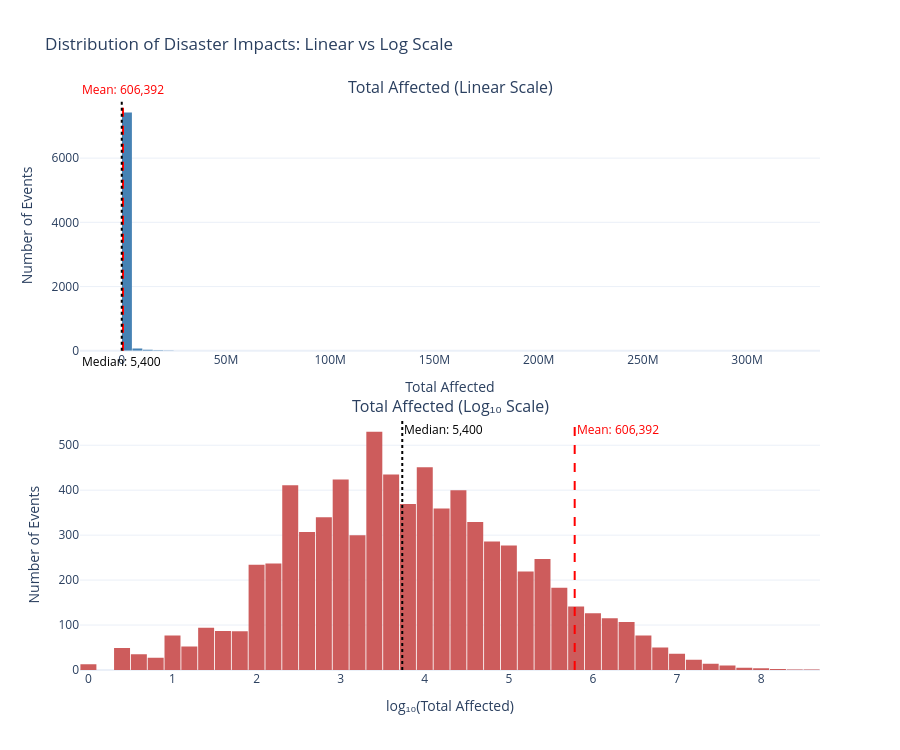

Notebook code for this chart:
### Markdown cell above
### EM-DAT: 1. Distribution of Disaster Impacts

### Code cell
affected_values = emdat_climate['Total Affected']
affected_values = affected_values[affected_values > 0]

mean_val = affected_values.mean()
median_val = affected_values.median()

log_values = np.log10(affected_values)

fig_dist = make_subplots(
    rows=2, cols=1,
    subplot_titles=[
        'Total Affected (Linear Scale)',
        'Total Affected (Log₁₀ Scale)'
    ],
    vertical_spacing=0.12
)

# ── TOP: Linear 
fig_dist.add_trace(go.Histogram(
    x=affected_values,
    nbinsx=80,
    marker_color='steelblue',
    hovertemplate='Affected: %{x:,.0f}<br>Count: %{y}<extra></extra>'
), row=1, col=1)

fig_dist.add_vline(
    x=mean_val,
    line_width=2,
    line_dash="dash",
    line_color="red",
    annotation_text=f"Mean: {mean_val:,.0f}",
    annotation_font=dict(color="red"),
    annotation_position="top",
    row=1, col=1
)

fig_dist.add_vline(
    x=median_val,
    line_width=2,
    line_dash="dot",
    line_color="black",
    annotation_text=f"Median: {median_val:,.0f}",
    annotation_font=dict(color="black"),
    annotation_position="bottom",
    row=1, col=1
)

# ── BOTTOM: Log 
fig_dist.add_trace(go.Histogram(
    x=log_values,
    nbinsx=80,
    marker_color='indianred',
    hovertemplate='log10(Affected): %{x:.2f}<br>Count: %{y}<extra></extra>'
), row=2, col=1)

fig_dist.add_vline(
    x=np.log10(mean_val),
    line_width=2,
    line_dash="dash",
    line_color="red",
    annotation_text=f"Mean: {mean_val:,.0f}",
    annotation_font=dict(color="red"),
    row=2, col=1
)

fig_dist.add_vline(
    x=np.log10(median_val),
    line_width=2,
    line_dash="dot",
    line_color="black",
    annotation_text=f"Median: {median_val:,.0f}",
    annotation_font=dict(color="black"),
    row=2, col=1
)

fig_dist.update_layout(
    title='Distribution of Disaster Impacts: Linear vs Log Scale',
    template='plotly_white',
    height=750,
    showlegend=False,
    bargap=0.05
)

fig_dist.update_xaxes(title_text='Total Affected', row=1, col=1)
fig_dist.update_xaxes(title_text='log₁₀(Total Affected)', row=2, col=1)
fig_dist.update_yaxes(title_text='Number of Events', row=1, col=1)
fig_dist.update_yaxes(title_text='Number of Events', row=2, col=1)

fig_dist.show()

### Figure 1 — Plotly figure (JSON) as saved in the notebook; plotly's stock layout.template omitted (floating-point values rounded to 4 significant figures; data arrays with more than 128 entries replaced by an {"elided": "..."} marker saying what was removed)
{"data": [{"hovertemplate": "Affected: %{x:,.0f}<br>Count: %{y}<extra></extra>", "marker": {"color": "steelblue"}, "nbinsx": 80, "type": "histogram", "x": {"elided": "7570 float values"}, "xaxis": "x", "yaxis": "y"}, {"hovertemplate": "log10(Affected): %{x:.2f}<br>Count: %{y}<extra></extra>", "marker": {"color": "indianred"}, "nbinsx": 80, "type": "histogram", "x": {"elided": "7570 float values"}, "xaxis": "x2", "yaxis": "y2"}], "layout": {"annotations": [{"font": {"size": 16}, "showarrow": false, "text": "Total Affected (Linear Scale)", "x": 0.5, "xanchor": "center", "xref": "paper", "y": 1, "yanchor": "bottom", "yref": "paper"}, {"font": {"size": 16}, "showarrow": false, "text": "Total Affected (Log₁₀ Scale)", "x": 0.5, "xanchor": "center", "xref": "paper", "y": 0.44, "yanchor": "bottom", "yref": "paper"}, {"font": {"color": "red"}, "showarrow": false, "text": "Mean: 606,392", "x": 606400.0, "xanchor": "center", "xref": "x", "y": 1, "yanchor": "bottom", "yref": "y domain"}, {"font": {"color": "black"}, "showarrow": false, "text": "Median: 5,400", "x": 5400.0, "xanchor": "center", "xref": "x", "y": 0, "yanchor": "top", "yref": "y domain"}, {"font": {"color": "red"}, "showarrow": false, "text": "Mean: 606,392", "x": 5.783, "xanchor": "left", "xref": "x2", "y": 1, "yanchor": "top", "yref": "y2 domain"}, {"font": {"color": "black"}, "showarrow": false, "text": "Median: 5,400", "x": 3.732, "xanchor": "left", "xref": "x2", "y": 1, "yanchor": "top", "yref": "y2 domain"}], "bargap": 0.05, "height": 750, "shapes": [{"line": {"color": "red", "dash": "dash", "width": 2}, "type": "line", "x0": 606400.0, "x1": 606400.0, "xref": "x", "y0": 0, "y1": 1, "yref": "y domain"}, {"line": {"color": "black", "dash": "dot", "width": 2}, "type": "line", "x0": 5400.0, "x1": 5400.0, "xref": "x", "y0": 0, "y1": 1, "yref": "y domain"}, {"line": {"color": "red", "dash": "dash", "width": 2}, "type": "line", "x0": 5.783, "x1": 5.783, "xref": "x2", "y0": 0, "y1": 1, "yref": "y2 domain"}, {"line": {"color": "black", "dash": "dot", "width": 2}, "type": "line", "x0": 3.732, "x1": 3.732, "xref": "x2", "y0": 0, "y1": 1, "yref": "y2 domain"}], "showlegend": false, "title": {"text": "Distribution of Disaster Impacts: Linear vs Log Scale"}, "xaxis": {"anchor": "y", "domain": [0, 1], "title": {"text": "Total Affected"}}, "xaxis2": {"anchor": "y2", "domain": [0, 1], "title": {"text": "log₁₀(Total Affected)"}}, "yaxis": {"anchor": "x", "domain": [0.56, 1], "title": {"text": "Number of Events"}}, "yaxis2": {"anchor": "x2", "domain": [0, 0.44], "title": {"text": "Number of Events"}}}}
